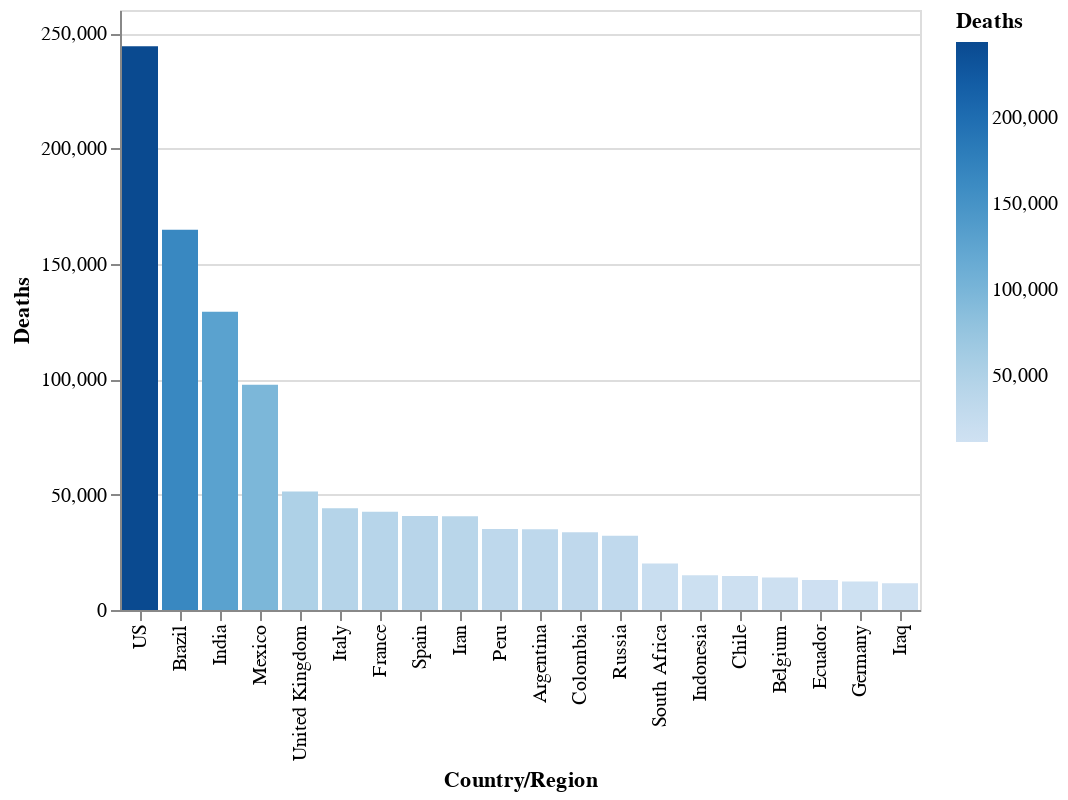

Notebook code for this chart:
### Code cell
# Top 20 countries with highest number of deaths

alt.Chart(
    df_sum,
).mark_bar().encode(
    x=alt.X('Country/Region:N', sort='-y'),
    y=alt.Y('Deaths'),
    color=alt.Color('Deaths'),
    tooltip=['Deaths','Cases','Mortality'],

).transform_window(
    rank='rank(Deaths)',
    sort=[alt.SortField('Deaths', order='descending')]
).transform_filter(
    (alt.datum.rank < 21)
)

### Figure 1 — Vega-Lite specification as saved in the notebook (floating-point values rounded to 4 significant figures; data arrays with more than 128 entries replaced by an {"elided": "..."} marker saying what was removed)
{"config": {"view": {"continuousWidth": 400, "continuousHeight": 300}}, "data": {"name": "data-374801b081e920a86e35dfcf7bda6d8e"}, "mark": "bar", "encoding": {"color": {"type": "quantitative", "field": "Deaths"}, "tooltip": [{"type": "quantitative", "field": "Deaths"}, {"type": "quantitative", "field": "Cases"}, {"type": "quantitative", "field": "Mortality"}], "x": {"type": "nominal", "field": "Country/Region", "sort": "-y"}, "y": {"type": "quantitative", "field": "Deaths"}}, "transform": [{"window": [{"op": "rank", "field": "Deaths", "as": "rank"}], "sort": [{"field": "Deaths", "order": "descending"}]}, {"filter": "(datum.rank < 21)"}], "$schema": "https://vega.github.io/schema/vega-lite/v4.8.1.json", "datasets": {"data-374801b081e920a86e35dfcf7bda6d8e": {"elided": "191 records"}}}
